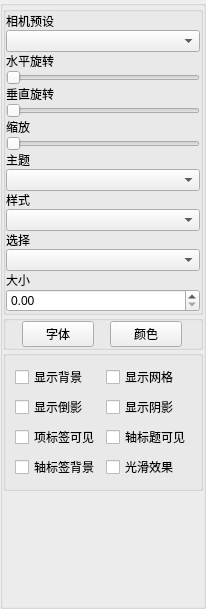
       <widget class="QWidget" name="W_Q3DScatter">
        <attribute name="title">
         <string>Q3DScatter</string>
        </attribute>
        <layout class="QVBoxLayout" name="verticalLayout_3">
         <property name="spacing">
          <number>0</number>
         </property>
         <property name="leftMargin">
          <number>0</number>
         </property>
         <property name="topMargin">
          <number>0</number>
         </property>
         <property name="rightMargin">
          <number>0</number>
         </property>
         <property name="bottomMargin">
          <number>0</number>
         </property>
         <item>
          <widget class="QGroupBox" name="GB_Q3DScatter_Panel">
           <property name="title">
            <string/>
           </property>
           <layout class="QVBoxLayout" name="verticalLayout_10">
            <property name="spacing">
             <number>0</number>
            </property>
            <property name="leftMargin">
             <number>0</number>
            </property>
            <property name="topMargin">
             <number>0</number>
            </property>
            <property name="rightMargin">
             <number>0</number>
            </property>
            <property name="bottomMargin">
             <number>0</number>
            </property>
            <item>
             <widget class="QGroupBox" name="GB_Q3DScatter_Form">
              <property name="title">
               <string/>
              </property>
              <layout class="QVBoxLayout" name="verticalLayout_9">
               <property name="spacing">
                <number>0</number>
               </property>
               <property name="leftMargin">
                <number>0</number>
               </property>
               <property name="topMargin">
                <number>0</number>
               </property>
               <property name="rightMargin">
                <number>0</number>
               </property>
               <property name="bottomMargin">
                <number>0</number>
               </property>
               <item>
                <widget class="QLabel" name="L_Q3DScatter_Camera">
                 <property name="text">
                  <string>相机预设</string>
                 </property>
                </widget>
               </item>
               <item>
                <widget class="QComboBox" name="CB_Q3DScatter_Camera"/>
               </item>
               <item>
                <widget class="QLabel" name="L_Q3DScatter_Rotate_Z">
                 <property name="text">
                  <string>水平旋转</string>
                 </property>
                </widget>
               </item>
               <item>
                <widget class="QSlider" name="S_Q3DScatter_Rotate_Z">
                 <property name="orientation">
                  <enum>Qt::Horizontal</enum>
                 </property>
                </widget>
               </item>
               <item>
                <widget class="QLabel" name="L_Q3DScatter_Rotate_Y">
                 <property name="text">
                  <string>垂直旋转</string>
                 </property>
                </widget>
               </item>
               <item>
                <widget class="QSlider" name="S_Q3DScatter_Rotate_X">
                 <property name="orientation">
                  <enum>Qt::Horizontal</enum>
                 </property>
                </widget>
               </item>
               <item>
                <widget class="QLabel" name="L_Q3DScatter_Zoom">
                 <property name="text">
                  <string>缩放</string>
                 </property>
                </widget>
               </item>
               <item>
                <widget class="QSlider" name="S_Q3DScatter_Zoom">
                 <property name="orientation">
                  <enum>Qt::Horizontal</enum>
                 </property>
                </widget>
               </item>
               <item>
                <widget class="QLabel" name="L_Q3DScatter_Theme">
                 <property name="text">
                  <string>主题</string>
                 </property>
                </widget>
               </item>
               <item>
                <widget class="QComboBox" name="CB_Q3DScatter_Theme"/>
               </item>
               <item>
                <widget class="QLabel" name="L_Q3DScatter_Style">
                 <property name="text">
                  <string>样式</string>
                 </property>
                </widget>
               </item>
               <item>
                <widget class="QComboBox" name="CB_Q3DScatter_Style"/>
               </item>
               <item>
                <widget class="QLabel" name="L_Q3DScatter_Select">
                 <property name="text">
                  <string>选择</string>
                 </property>
                </widget>
               </item>
               <item>
                <widget class="QComboBox" name="CB_Q3DScatter_Select"/>
               </item>
               <item>
                <widget class="QLabel" name="L_Q3DScatter_Size">
                 <property name="text">
                  <string>大小</string>
                 </property>
                </widget>
               </item>
               <item>
                <widget class="QDoubleSpinBox" name="DSB_Q3DScatter_Size"/>
               </item>
              </layout>
             </widget>
            </item>
            <item>
             <widget class="QGroupBox" name="GB_Q3DScatter_Layout">
              <property name="title">
               <string/>
              </property>
              <layout class="QHBoxLayout" name="horizontalLayout_2">
               <property name="spacing">
                <number>0</number>
               </property>
               <property name="leftMargin">
                <number>0</number>
               </property>
               <property name="topMargin">
                <number>0</number>
               </property>
               <property name="rightMargin">
                <number>0</number>
               </property>
               <property name="bottomMargin">
                <number>0</number>
               </property>
               <item>
                <widget class="QPushButton" name="PB_Q3DScatter_Font">
                 <property name="sizePolicy">
                  <sizepolicy hsizetype="Fixed" vsizetype="Fixed">
                   <horstretch>0</horstretch>
                   <verstretch>0</verstretch>
                  </sizepolicy>
                 </property>
                 <property name="minimumSize">
                  <size>
                   <width>72</width>
                   <height>0</height>
                  </size>
                 </property>
                 <property name="maximumSize">
                  <size>
                   <width>72</width>
                   <height>16777215</height>
                  </size>
                 </property>
                 <property name="text">
                  <string>字体</string>
                 </property>
                </widget>
               </item>
               <item>
                <widget class="QPushButton" name="PB_Q3DScatter_Color">
                 <property name="sizePolicy">
                  <sizepolicy hsizetype="Fixed" vsizetype="Fixed">
                   <horstretch>0</horstretch>
                   <verstretch>0</verstretch>
                  </sizepolicy>
                 </property>
                 <property name="minimumSize">
                  <size>
                   <width>72</width>
                   <height>0</height>
                  </size>
                 </property>
                 <property name="maximumSize">
                  <size>
                   <width>72</width>
                   <height>16777215</height>
                  </size>
                 </property>
                 <property name="text">
                  <string>颜色</string>
                 </property>
                </widget>
               </item>
              </layout>
             </widget>
            </item>
            <item>
             <widget class="QGroupBox" name="GB_Q3DScatter_Grid">
              <property name="title">
               <string/>
              </property>
              <layout class="QGridLayout" name="gridLayout_2">
               <item row="1" column="0">
                <widget class="QCheckBox" name="CB_Q3DScatter_Reflection">
                 <property name="text">
                  <string>显示倒影</string>
                 </property>
                </widget>
               </item>
               <item row="2" column="0">
                <widget class="QCheckBox" name="CB_Q3DScatter_Item_Label">
                 <property name="text">
                  <string>项标签可见</string>
                 </property>
                </widget>
               </item>
               <item row="0" column="1">
                <widget class="QCheckBox" name="CB_Q3DScatter_Grid">
                 <property name="text">
                  <string>显示网格</string>
                 </property>
                </widget>
               </item>
               <item row="1" column="1">
                <widget class="QCheckBox" name="CB_Q3DScatter_Shadow">
                 <property name="text">
                  <string>显示阴影</string>
                 </property>
                </widget>
               </item>
               <item row="2" column="1">
                <widget class="QCheckBox" name="CB_Q3DScatter_Axis_Title">
                 <property name="text">
                  <string>轴标题可见</string>
                 </property>
                </widget>
               </item>
               <item row="0" column="0">
                <widget class="QCheckBox" name="CB_Q3DScatter_Background">
                 <property name="text">
                  <string>显示背景</string>
                 </property>
                </widget>
               </item>
               <item row="3" column="0">
                <widget class="QCheckBox" name="CB_Q3DScatter_Axis_Background">
                 <property name="text">
                  <string>轴标签背景</string>
                 </property>
                </widget>
               </item>
               <item row="3" column="1">
                <widget class="QCheckBox" name="CB_Q3DScatter_Smooth">
                 <property name="text">
                  <string>光滑效果</string>
                 </property>
                </widget>
               </item>
              </layout>
             </widget>
            </item>
            <item>
             <spacer name="S_Q3DScatter">
              <property name="orientation">
               <enum>Qt::Vertical</enum>
              </property>
              <property name="sizeHint" stdset="0">
               <size>
                <width>20</width>
                <height>115</height>
               </size>
              </property>
             </spacer>
            </item>
           </layout>
          </widget>
         </item>
        </layout>
       </widget>
